Frame 1 (no input): blank canvas, image omitted
Frame 60 (the mouse pressed at the canvas centre just before this capture): blank canvas, image omitted
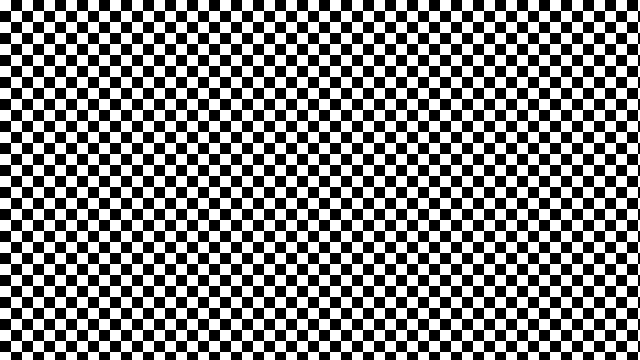
Frame 120 (the mouse held since frame 60 and released just before this capture)

The Processing sketch whose frames 1 and 60 were blank and that drew this single picture after the mouse press (run headless with seeded random() and noise(); from frame 60 on, the mouse is pressed at the canvas centre):

// Processing sketch: checkerboard
// ── checkerboard.pde
boolean going = false;
float spacing = 11 ;
void setup() {
  size(640, 360);
  background(0);
}

void draw() {
  if (going) {
    for ( float i = 0; i < width; i = i + spacing) {
      for ( float j = 0; j < height; j = j + spacing) {
        if ((i+j) % 2 == 1) {
          stroke(0);
          fill(0);
          square(i, j, 60);
        } else if((i+j) % 2 == 0) {
          stroke(255);
          fill(255);
          square(i, j, 60);
        }
      }
    }
  }
}


void mousePressed() {
  going = !going;
}
